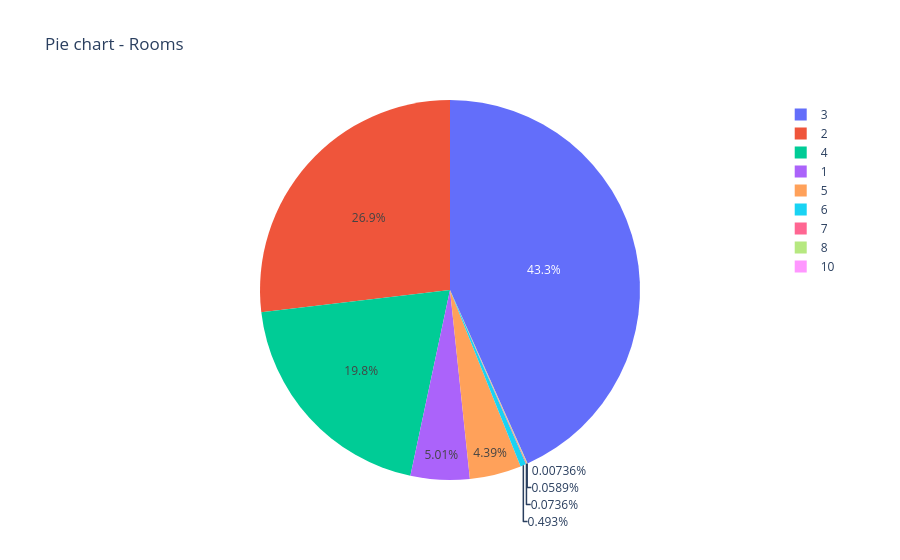

Notebook source saved alongside this figure:
### Code cell
#Plotting a pie chart for the 'Rooms'
px.pie(data, names = "Rooms", title="Pie chart - Rooms")

### Figure 1 — Plotly figure (JSON) as saved in the notebook; plotly's stock layout.template omitted (floating-point values rounded to 4 significant figures; data arrays with more than 128 entries replaced by an {"elided": "..."} marker saying what was removed)
{"data": [{"domain": {"x": [0.0, 1.0], "y": [0.0, 1.0]}, "hovertemplate": "Rooms=%{label}<extra></extra>", "labels": {"elided": "13580 int values"}, "legendgroup": "", "name": "", "showlegend": true, "type": "pie"}], "layout": {"legend": {"tracegroupgap": 0}, "title": {"text": "Pie chart - Rooms"}}}
